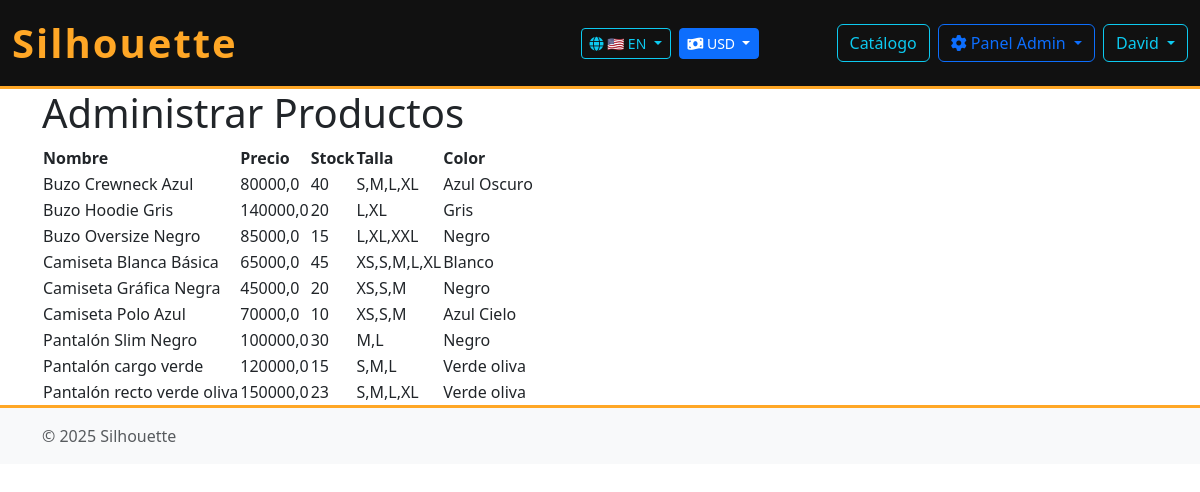
The page /es/catalog/admin/productos/ (signed in) on the database as committed earlier.
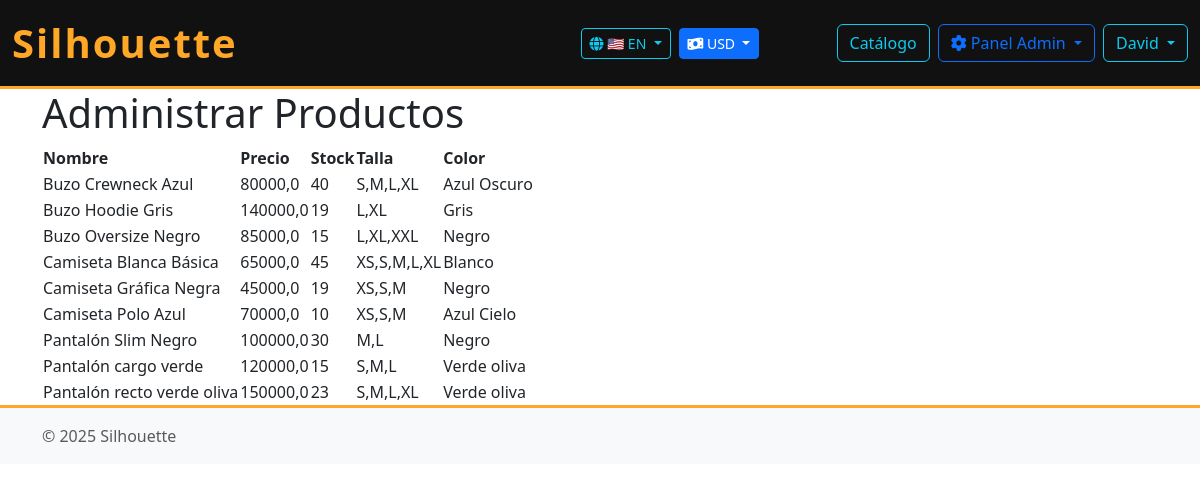
The same page on the database as committed later.
### catalog/models.py (models this page shows, shortened)
class Producto(models.Model):
	"""
	Modelo de producto para el catálogo.
	Representa los datos y operaciones de un producto.
	"""
	nombre = models.CharField(max_length=100, verbose_name=_('Nombre'))
	descripcion = models.TextField(verbose_name=_('Descripción'))
	precio = models.FloatField(verbose_name=_('Precio'))
	stock = models.PositiveIntegerField(verbose_name=_('Stock'))
	talla = models.CharField(max_length=20, verbose_name=_('Talla'))
	color = models.CharField(max_length=30, verbose_name=_('Color'))
	tipo = models.CharField(max_length=30, choices=[('camiseta','Camiseta'),('buzo','Buzo'),('pantalon','Pantalón')], default='camiseta', verbose_name=_('Tipo de prenda'))
	genero = models.CharField(max_length=10, choices=[('hombre','Hombre'),('mujer','Mujer')], default='hombre', verbose_name=_('Género'))
	imagen = models.ImageField(upload_to='productos/', verbose_name=_('Imagen del producto'), null=True, blank=True)
	class Meta:
		ordering = ['nombre']
		verbose_name = _('Producto')
		verbose_name_plural = _('Productos')

### catalog/views.py (the view)
# urls.py: path('admin/productos/', AdminProductosView.as_view(), name='admin_productos'),
class AdminProductosView(UserPassesTestMixin, ListView):
	model = Producto
	template_name = 'catalog/admin_productos.html'
	context_object_name = 'productos'
	def test_func(self):
		return self.request.user.is_staff or self.request.user.is_superuser
	def get_queryset(self):
		return Producto.objects.all()

### catalog/context_processors.py (called while the page is built)
def currency_context(request):
    return {
        'current_currency': request.session.get('currency', 'USD'),
        'supported_currencies': CurrencyService.get_supported_currencies(),
        'currency_service': CurrencyService,
    }

### catalog/services/currency_service.py (called while the page is built)
    @classmethod
    def get_supported_currencies(cls):
        return {
            'USD': {'name': 'Dólar Americano', 'symbol': '$'},
            'EUR': {'name': 'Euro', 'symbol': '€'},
            'GBP': {'name': 'Libra Esterlina', 'symbol': '£'},
            'COP': {'name': 'Peso Colombiano', 'symbol': '$'},
            'MXN': {'name': 'Peso Mexicano', 'symbol': '$'},
            'ARS': {'name': 'Peso Argentino', 'symbol': '$'},
            'CLP': {'name': 'Peso Chileno', 'symbol': '$'},
            'BRL': {'name': 'Real Brasileño', 'symbol': 'R$'},
        }

### templates/catalog/admin_productos.html (shortened to what this page needs)
{% extends 'base.html' %}
{% block content %}
<h1>Administrar Productos</h1>
<table>
    <tr>
        <th>Nombre</th>
        <th>Precio</th>
        <th>Stock</th>
        <th>Talla</th>
        <th>Color</th>
    </tr>
    {% for producto in productos %}
    <tr>
        <td>{{ producto.nombre }}</td>
        <td>{{ producto.precio }}</td>
        <td>{{ producto.stock }}</td>
        <td>{{ producto.talla }}</td>
        <td>{{ producto.color }}</td>
    </tr>
    {% endfor %}
</table>
{% endblock %}

Rows that differ between the two databases and show on the page:
changed Producto "Buzo Hoodie Gris": stock "20" → "19"
changed Producto "Camiseta Gráfica Negra": stock "20" → "19"
